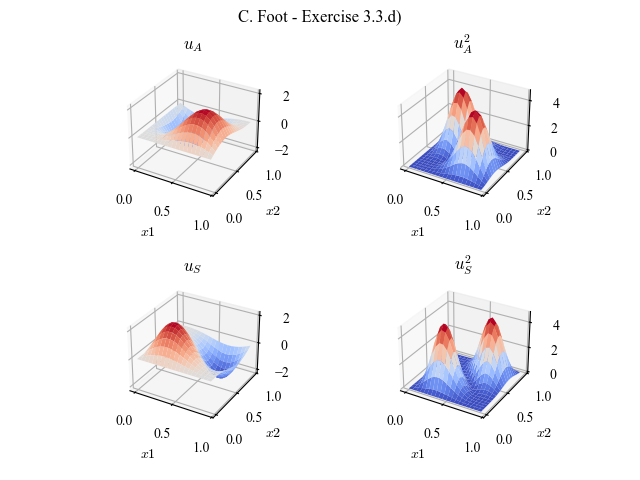

Here is the Python script that generated this plot:
'''Wavefunctions for exercise 3.3'''
import matplotlib.pyplot as plt
from matplotlib import cm
import numpy as np
sin = np.sin 
pi = np.pi

plt.rcParams.update({"font.family": "Times New Roman", "mathtext.fontset": "cm"})

L = 1
L_step = 0.05
u_A = lambda x1, x2: np.sqrt(2)/L * (sin(pi*x1/L) * sin(2*pi*x2/L) - sin(pi*x2/L) * sin(2*pi*x1/L))
u_S = lambda x1, x2: np.sqrt(2)/L * (sin(pi*x1/L) * sin(2*pi*x2/L) + sin(pi*x2/L) * sin(2*pi*x1/L))
us = [u_A, lambda x1, x2: u_A(x1, x2)**2, u_S, lambda x1, x2: u_S(x1, x2)**2]


X1, X2 = np.mgrid[0:L:L_step, 0:L:L_step]
fig, axs = plt.subplot_mosaic([["$u_A$", "$u_A^2$"], ["$u_S$", "$u_S^2$"]], subplot_kw={"projection": "3d"})
fig.suptitle("C. Foot - Exercise 3.3.d)")
for u, ax_label in zip(us, axs):
	axs[ax_label].plot_surface(X1, X2, u(X1, X2), lw=1, antialiased=True, cmap=cm.coolwarm)
	axs[ax_label].set(xlabel="$x1$", ylabel="$x2$", title=ax_label)

plt.subplots_adjust(hspace=0.5)
plt.savefig("3-3-d.png")
plt.show()

# From graphs we can tell u_A configuration likes to have particles separated,
# while u_S instead likes to keep them together.